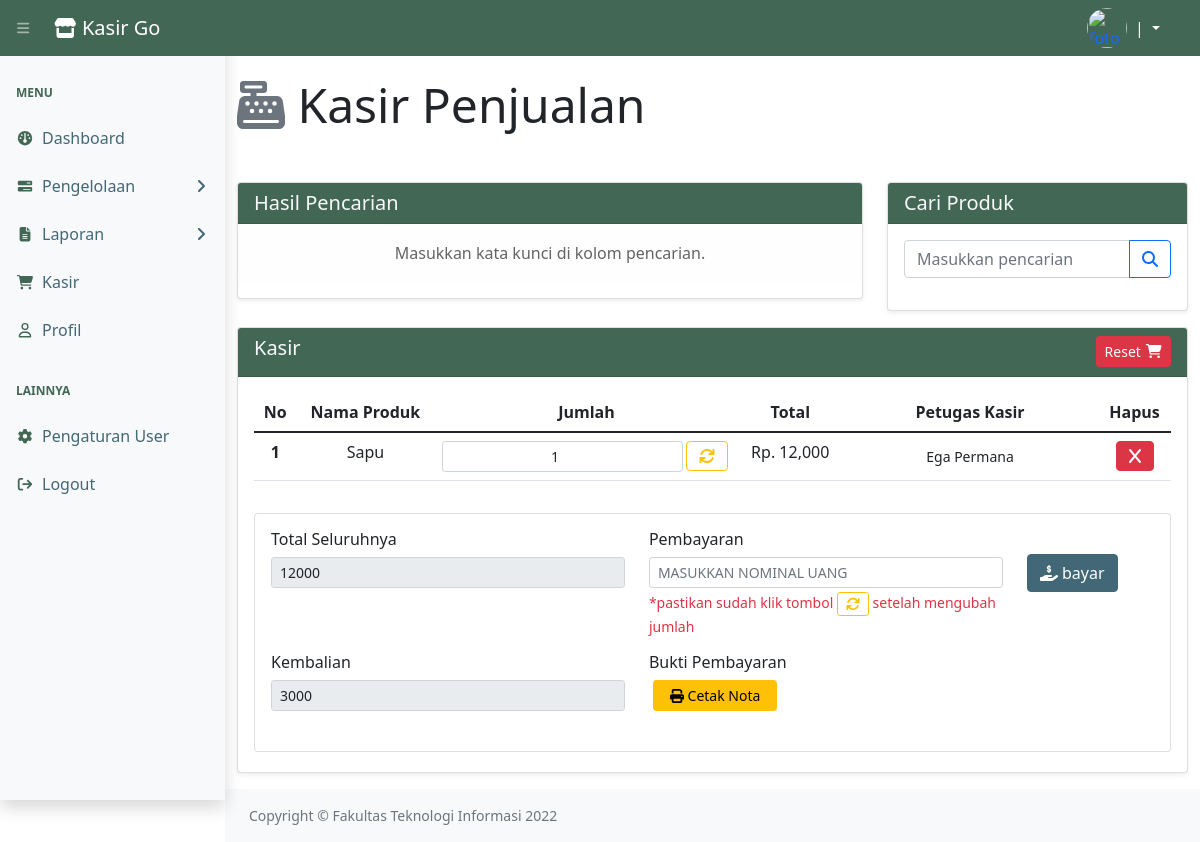
/proyek-kasir/administrator/dataPenjualan.php, run on the app's committed database.
### tables this page shows
CREATE TABLE `penjualan` (
  `id_jual` int(11) NOT NULL,
  `idBarang` int(11) NOT NULL,
  `id_profil` int(11) NOT NULL,
  `jumlah` int(11) NOT NULL,
  `total` double NOT NULL,
  `tanggal_terjual` date NOT NULL
);

CREATE TABLE `barang` (
  `id` int(11) NOT NULL,
  `id_kategori` int(11) NOT NULL,
  `nm_barang` text NOT NULL,
  `merk` varchar(200) NOT NULL,
  `hrg_beli` int(11) NOT NULL,
  `hrg_jual` int(11) NOT NULL,
  `id_satuan` int(11) NOT NULL,
  `stok` int(11) NOT NULL,
  `tgl_masuk` date NOT NULL,
  `tgl_edit` date DEFAULT NULL,
  `foto` text NOT NULL
);

CREATE TABLE `profil` (
  `id_profil` int(11) NOT NULL,
  `id_login` int(11) NOT NULL,
  `nama` varchar(200) NOT NULL,
  `nik` varchar(200) NOT NULL,
  `email` varchar(200) NOT NULL,
  `noHp` varchar(200) NOT NULL,
  `tempat_lahir` varchar(200) NOT NULL,
  `tanggal_lahir` date NOT NULL,
  `umur` varchar(200) NOT NULL,
  `jns_kelamin` varchar(200) NOT NULL,
  `status` varchar(200) NOT NULL,
  `alamat` text NOT NULL,
  `foto` text NOT NULL
);

CREATE TABLE `kasir` (
  `id_kasir` int(11) NOT NULL,
  `id_jual` int(11) NOT NULL,
  `pembayaran` int(11) NOT NULL,
  `totalAll` double NOT NULL,
  `kembalian` int(11) NOT NULL
);

### proyek-kasir/administrator/database.php (called while the page is built, shortened)
<?php
class database
{
  var $host = "localhost";
  var $user = "root";
  var $pass = "";
  var $db = "proyek_angkringan";
  var $koneksi = "";
  function __construct()
  {
    $this->koneksi = mysqli_connect($this->host, $this->user, $this->pass, $this->db);
  }
  function tampilBarang()
  {
    if (isset($_POST['cari'])) {
      $cari = $_POST['cari'];
      $data = mysqli_query($this->koneksi, "SELECT barang.*, kategori. *, satuan. * FROM barang JOIN kategori ON barang.id_kategori = kategori.id_kategori JOIN satuan ON barang.id_satuan = satuan.id_satuan WHERE barang.id LIKE '%$cari%' OR barang.nm_barang LIKE '%$cari%' OR barang.merk LIKE '%$cari%' OR barang.hrg_beli LIKE '%$cari%' OR barang.hrg_jual LIKE '%$cari%' OR barang.stok LIKE '%$cari%' OR kategori.nm_kategori LIKE '%$cari%' OR satuan.nm_satuan LIKE '%$cari%'");
      while ($row = mysqli_fetch_array($data)) {
        $hasil[] = $row;
      }
      return $hasil;
    } else {
      $data = mysqli_query($this->koneksi, "SELECT barang.*, kategori. *, satuan. * FROM barang JOIN kategori ON barang.id_kategori = kategori.id_kategori JOIN satuan ON barang.id_satuan = satuan.id_satuan");
      while ($row = mysqli_fetch_array($data)) {
        $hasil[] = $row;
      }
      return $hasil;
    }
  }
  function tampilKategori()
  {
    $data = mysqli_query($this->koneksi, "SELECT * FROM kategori");
    while ($row = mysqli_fetch_array($data)) {
      $hasil[] = $row;
    }
    return $hasil;
  }
  function tampilPenjualan()
  {
    $data = mysqli_query($this->koneksi, "SELECT penjualan.*, barang.*, profil. * FROM penjualan JOIN barang ON penjualan.idBarang = barang.id JOIN profil ON penjualan.id_profil = profil.id_profil");
    while ($row = mysqli_fetch_array($data)) {
      $hasil[] = $row;
    }
    return $hasil;
  }
  function tampilKasir()
  {
    $data = mysqli_query($this->koneksi, "SELECT * FROM kasir");
    $row = mysqli_fetch_array($data);
    $kembalian = $row['kembalian'];
    return $kembalian;
  }
}

### proyek-kasir/administrator/dataPenjualan.php (the view, shortened to what this page needs)
<?php
class menu
{
  function __construct()
  {
    include "menu.php";
  }
}
$db = new database();
$dataBarang = $db->tampilBarang();
$dataKategori = $db->tampilKategori();
$kasir = $db->tampilPenjualan();
$setelah = $db->tampilKasir();
?>
<!DOCTYPE html>
<html lang="en">
<head>
  <link href="https://cdn.jsdelivr.net/npm/simple-datatables@latest/dist/style.css" rel="stylesheet" />
  <link href="../templates/css/styles.css" rel="stylesheet" />
</head>
<body class="sb-nav-fixed hijauNom">
  <div id="layoutSidenav">
    <div id="layoutSidenav_content">
      <main>
        <div class="container overflow-hidden pt-3">
          <h1 class="mt-1 mb-5 display-5"><i class="fa-solid fa-cash-register text-secondary"></i> Kasir Penjualan</h1>
          <div class="row">
            <div class="col-8">
              <div class="card shadow-sm">
                <h5 class="card-header text-light hijauTua">Hasil Pencarian</h5>
                <div class="card-img">
                  <?php if (empty($_POST['cari'])) : ?>
                    <div class="alert alert-light mb-3 text-center" role="alert">
                      Masukkan kata kunci di kolom pencarian.
                    </div>
                  <?php endif ?>
                </div>
              </div>
            </div>
            <div class="col-4">
              <div class="card shadow-sm ">
                <h5 class="card-header text-light hijauTua">Cari Produk</h5>
                <div class="card-body">
                  <form action="dataPenjualan.php" method="POST">
                    <div class="input-group">
                      <input autocomplete="off" autofocus name="cari" type="text" class="form-control" placeholder="Masukkan pencarian">
                      <button value="cari" class="btn btn-outline-primary" type="submit" id="button-addon2"><i class="fa-solid fa-magnifying-glass"></i></button>
                    </div>
                  </form>
                </div>
              </div>
            </div>
          </div>
          <div class="row gx-5 mt-3 mb-3">
            <div class="col">
              <div class="card shadow-sm">
                <div class="card-header hijauTua ">
                  <div class="row ">
                    <div class="col-6">
                      <h5 class="text-light">Kasir</h5>
                    </div>
                    <div class="col-6">
                      <a href="<?= "prosesKasirPenjualan.php?aksi=hapusAll"; ?>" class="btn btn-sm btn-danger float-end">Reset <i class="fa-solid fa-fw fa-cart-shopping"></i></a>
                    </div>
                  </div>
                </div>
                <?php
                $no = 1;
                ?>
                <div class="card-body">
                  <div class="card border-0">
                    <table class="table text-center justify-content-center">
                      <thead>
                        <th>No </th>
                        <th>Nama Produk</th>
                        <th>Jumlah</th>
                        <th>Total</th>
                        <th>Petugas Kasir</th>
                        <th>Hapus</th>
                      </thead>
                      <tbody>
                        <?php foreach ($kasir as $row) : ?>
                          <?php
                          $totalAll = array_sum(array_column($kasir, 'total'));
                          ?>
                          <form action="<?= "prosesKasirPenjualan.php?aksi=edit&&id=$row[id_jual]"; ?>" method="POST">
                            <tr>
                              <th><?= $no++; ?></th>
                              <td><?= $row['nm_barang']; ?></td>
                              <td>
                                <div class="row gx-0">
                                  <div class="col-sm-6 col-md-10"><input autocomplete="off" name="jumlah" class="form-control form-control-sm text-center" type="number" value="<?= $row['jumlah']; ?>"></div>
                                  <div class="col-6 col-md-2"><button type="submit" class="btn btn-outline-warning"><i class=" fa-solid fa-arrows-rotate"></i></button></div>
                                </div>
                              </td>
                              <td>
                                <?= 'Rp. ' . number_format($row['total']); ?>
                              </td>
                              <td><input class="form-control form-control-sm text-center border-0" type="text" value="<?= $row['nama']; ?>"></td>
                              <td>
                                <a href="<?= "prosesKasirPenjualan.php?aksi=hapus&&id=$row[id_jual]"; ?>" class="btn btn-danger"><i class="fa-solid fa-x"></i></a>
                              </td>
                            </tr>
                          </form>
                        <?php endforeach; ?>
                      </tbody>
                    </table>
                  </div>
                  <div class="card p-3 mt-3 mb-1">
                    <?php
                    foreach ($kasir as $row) {
                    ?>
                      <form action="prosesKasirPenjualan.php?aksi=bayar" method="POST">
                      <?php
                    }
                      ?>
                      <div class="row mb-0">
                        <div class="col-5">
                          <h6>Total Seluruhnya</h6>
                          <input readonly type="number" name="totalAll" class="form-control form-control-sm text-start" value="<?= $totalAll; ?>">
                        </div>
                        <div class="col-5">
                          <h6>Pembayaran</h6>
                          <input autocomplete="off" type="number" name="pembayaran" class="form-control form-control-sm text-start" placeholder="MASUKKAN NOMINAL UANG">
                          <div class=" mt-1"><small class="text-danger">*pastikan sudah klik tombol <button type="button" class="btn btn-sm btn-outline-warning"><i class=" fa-solid fa-arrows-rotate"></i></button> setelah mengubah jumlah</small>
                          </div>
                        </div>
                        <div class="col mt-4">
                          <button type="submit" class="btn btn-success"><i class="fa-solid fa-hand-holding-dollar"></i> bayar</button>
                        </div>
                      </div>
                      </form>
                      <div class="row mb-4">
                        <div class="col-5">
                          <?php
                          $data = mysqli_query($db->koneksi, "SELECT * FROM kasir ORDER BY id_kasir DESC LIMIT 1");
                          $row = mysqli_fetch_array($data);
                          $kembalian = $row['kembalian'];
                          ?>
                          <h6>Kembalian</h6>
                          <input value="<?= $kembalian; ?>" readonly type="number" name="kembali" class="form-control form-control-sm text-start">
                        </div>
                        <div class="col-7">
                          <h6>Bukti Pembayaran</h6>
                          <?php if ($setelah > -1) : ?>
                            <a href="nota.php" target="_blank" type="submit" class="btn btn-sm btn-warning ms-1 ps-3 pe-3"><i class="fa-solid fa-print"></i> Cetak Nota</a>
                          <?php endif; ?>
                        </div>
                      </div>
                  </div>
                </div>
              </div>
            </div>
          </div>
      </main>
      <footer class="py-3 bg-light mt-auto">
        <div class="container-fluid px-4">
          <div class="d-flex align-items-center justify-content-between small">
            <div class="text-muted">Copyright &copy; Fakultas Teknologi Informasi 2022</div>
          </div>
        </div>
      </footer>
    </div>
  </div>
</body>
</html>

### proyek-kasir/administrator/menu.php (style rules this page uses)
.hijauTua { background-color: #426777; }
.hijauNom { background-color: white; }

### proyek-kasir/administrator/dataPenjualan.php (style rules this page uses)
body { background-color: #f5f5f5; }
a { text-decoration: none; }
.hijauTua { background-color: #426755; }
.hijauNom { background-color: white; }

### data on the page
penjualan: idBarang.nm_barang "Sapu", jumlah "1", total "12,000", id_profil.nama "Ega Permana"
kasir: kembali "3000"
